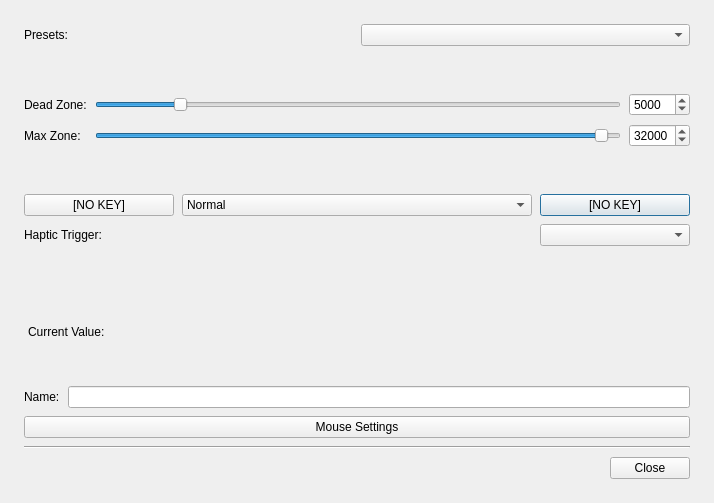
<?xml version="1.0" encoding="UTF-8"?>
<ui version="4.0">
 <class>AxisEditDialog</class>
 <widget class="QDialog" name="AxisEditDialog">
  <property name="geometry">
   <rect>
    <x>0</x>
    <y>0</y>
    <width>682</width>
    <height>503</height>
   </rect>
  </property>
  <property name="sizePolicy">
   <sizepolicy hsizetype="Preferred" vsizetype="Preferred">
    <horstretch>0</horstretch>
    <verstretch>0</verstretch>
   </sizepolicy>
  </property>
  <property name="minimumSize">
   <size>
    <width>0</width>
    <height>0</height>
   </size>
  </property>
  <property name="maximumSize">
   <size>
    <width>16777215</width>
    <height>16777215</height>
   </size>
  </property>
  <property name="windowTitle">
   <string>Axis</string>
  </property>
  <property name="sizeGripEnabled">
   <bool>false</bool>
  </property>
  <property name="modal">
   <bool>true</bool>
  </property>
  <layout class="QVBoxLayout" name="verticalLayout">
   <property name="spacing"><number>8</number></property>
   <property name="leftMargin"><number>24</number></property>
   <property name="topMargin"><number>24</number></property>
   <property name="rightMargin"><number>24</number></property>
   <property name="bottomMargin"><number>24</number></property>
   <item>
    <layout class="QHBoxLayout" name="horizontalLayout_2" stretch="0,0">
     <property name="spacing"><number>8</number></property>
     <property name="leftMargin"><number>0</number></property>
     <property name="topMargin"><number>0</number></property>
     <property name="rightMargin"><number>0</number></property>
     <property name="bottomMargin"><number>0</number></property>
     <item>
      <widget class="QLabel" name="label">
       <property name="lineWidth">
        <number>1</number>
       </property>
       <property name="text">
        <string>Presets:</string>
       </property>
      </widget>
     </item>
     <item>
      <widget class="QComboBox" name="presetsComboBox">
       <property name="mouseTracking">
        <bool>false</bool>
       </property>
       <property name="editable">
        <bool>false</bool>
       </property>
       <property name="maxVisibleItems">
        <number>12</number>
       </property>
       <property name="maxCount">
        <number>12</number>
       </property>
       <item>
        <property name="text">
         <string/>
        </property>
       </item>
       <item>
        <property name="text">
         <string>Mouse (Horizontal)</string>
        </property>
       </item>
       <item>
        <property name="text">
         <string>Mouse (Inverted Horizontal)</string>
        </property>
       </item>
       <item>
        <property name="text">
         <string>Mouse (Vertical)</string>
        </property>
       </item>
       <item>
        <property name="text">
         <string>Mouse (Inverted Vertical)</string>
        </property>
       </item>
       <item>
        <property name="text">
         <string>Arrows: Up | Down</string>
        </property>
       </item>
       <item>
        <property name="text">
         <string>Arrows: Left | Right</string>
        </property>
       </item>
       <item>
        <property name="text">
         <string>Keys: W | S</string>
        </property>
       </item>
       <item>
        <property name="text">
         <string>Keys: A | D</string>
        </property>
       </item>
       <item>
        <property name="text">
         <string>NumPad: KP_8 | KP_2</string>
        </property>
       </item>
       <item>
        <property name="text">
         <string>NumPad: KP_4 | KP_6</string>
        </property>
       </item>
       <item>
        <property name="text">
         <string>None</string>
        </property>
       </item>
      </widget>
     </item>
    </layout>
   </item>
   <item>
    <spacer name="verticalSpacer">
     <property name="orientation">
      <enum>Qt::Vertical</enum>
     </property>
     <property name="sizeType">
      <enum>QSizePolicy::MinimumExpanding</enum>
     </property>
     <property name="sizeHint" stdset="0">
      <size>
       <width>20</width>
       <height>32</height>
      </size>
     </property>
    </spacer>
   </item>
   <item>
    <layout class="QGridLayout" name="gridLayout">
     <property name="spacing"><number>8</number></property>
     <property name="leftMargin"><number>0</number></property>
     <property name="topMargin"><number>0</number></property>
     <property name="rightMargin"><number>0</number></property>
     <property name="bottomMargin"><number>0</number></property>
     <item row="1" column="2">
      <widget class="QSpinBox" name="maxZoneSpinBox">
       <property name="sizePolicy">
        <sizepolicy hsizetype="Minimum" vsizetype="Fixed">
         <horstretch>0</horstretch>
         <verstretch>0</verstretch>
        </sizepolicy>
       </property>
       <property name="minimumSize">
        <size>
         <width>32</width>
         <height>0</height>
        </size>
       </property>
       <property name="toolTip">
        <string>Limit for the axis. Useful for a worn stick.</string>
       </property>
       <property name="minimum">
        <number>1</number>
       </property>
       <property name="maximum">
        <number>32737</number>
       </property>
       <property name="value">
        <number>32000</number>
       </property>
      </widget>
     </item>
     <item row="0" column="0">
      <widget class="QLabel" name="label_3">
       <property name="text">
        <string>Dead Zone:</string>
       </property>
      </widget>
     </item>
     <item row="0" column="1">
      <widget class="QSlider" name="deadZoneSlider">
       <property name="minimumSize">
        <size>
         <width>200</width>
         <height>0</height>
        </size>
       </property>
       <property name="toolTip">
        <string>Set the value of the dead zone for an axis.</string>
       </property>
       <property name="minimum">
        <number>0</number>
       </property>
       <property name="maximum">
        <number>32737</number>
       </property>
       <property name="singleStep">
        <number>100</number>
       </property>
       <property name="pageStep">
        <number>1000</number>
       </property>
       <property name="value">
        <number>5000</number>
       </property>
       <property name="sliderPosition">
        <number>5000</number>
       </property>
       <property name="tracking">
        <bool>true</bool>
       </property>
       <property name="orientation">
        <enum>Qt::Horizontal</enum>
       </property>
       <property name="invertedAppearance">
        <bool>false</bool>
       </property>
       <property name="invertedControls">
        <bool>false</bool>
       </property>
       <property name="tickPosition">
        <enum>QSlider::NoTicks</enum>
       </property>
       <property name="tickInterval">
        <number>1000</number>
       </property>
      </widget>
     </item>
     <item row="0" column="2">
      <widget class="QSpinBox" name="deadZoneSpinBox">
       <property name="sizePolicy">
        <sizepolicy hsizetype="Minimum" vsizetype="Fixed">
         <horstretch>0</horstretch>
         <verstretch>0</verstretch>
        </sizepolicy>
       </property>
       <property name="minimumSize">
        <size>
         <width>32</width>
         <height>0</height>
        </size>
       </property>
       <property name="toolTip">
        <string>Set the value of the dead zone for an axis.</string>
       </property>
       <property name="minimum">
        <number>1</number>
       </property>
       <property name="maximum">
        <number>32737</number>
       </property>
       <property name="value">
        <number>5000</number>
       </property>
      </widget>
     </item>
     <item row="1" column="1">
      <widget class="QSlider" name="maxZoneSlider">
       <property name="toolTip">
        <string>Limit for the axis. Useful for a worn stick.</string>
       </property>
       <property name="minimum">
        <number>0</number>
       </property>
       <property name="maximum">
        <number>32737</number>
       </property>
       <property name="singleStep">
        <number>100</number>
       </property>
       <property name="pageStep">
        <number>1000</number>
       </property>
       <property name="value">
        <number>32000</number>
       </property>
       <property name="orientation">
        <enum>Qt::Horizontal</enum>
       </property>
       <property name="tickPosition">
        <enum>QSlider::NoTicks</enum>
       </property>
       <property name="tickInterval">
        <number>1000</number>
       </property>
      </widget>
     </item>
     <item row="1" column="0">
      <widget class="QLabel" name="label_4">
       <property name="text">
        <string>Max Zone:</string>
       </property>
      </widget>
     </item>
    </layout>
   </item>
   <item>
    <spacer name="verticalSpacer_4">
     <property name="orientation">
      <enum>Qt::Vertical</enum>
     </property>
     <property name="sizeType">
      <enum>QSizePolicy::MinimumExpanding</enum>
     </property>
     <property name="sizeHint" stdset="0">
      <size>
       <width>20</width>
       <height>32</height>
      </size>
     </property>
    </spacer>
   </item>
   <item>
    <layout class="QGridLayout" name="gridLayout_2" columnstretch="1,2,1">
     <property name="spacing"><number>8</number></property>
     <property name="leftMargin"><number>0</number></property>
     <property name="topMargin"><number>0</number></property>
     <property name="rightMargin"><number>0</number></property>
     <property name="bottomMargin"><number>0</number></property>
     <item row="0" column="2">
      <widget class="QPushButton" name="pPushButton">
       <property name="minimumSize">
        <size>
         <width>150</width>
         <height>0</height>
        </size>
       </property>
       <property name="text">
        <string>[NO KEY]</string>
       </property>
      </widget>
     </item>
     <item row="0" column="0">
      <widget class="QPushButton" name="nPushButton">
       <property name="minimumSize">
        <size>
         <width>150</width>
         <height>0</height>
        </size>
       </property>
       <property name="text">
        <string>[NO KEY]</string>
       </property>
      </widget>
     </item>
     <item row="0" column="1">
      <widget class="QComboBox" name="throttleComboBox">
       <property name="sizePolicy">
        <sizepolicy hsizetype="MinimumExpanding" vsizetype="Fixed">
         <horstretch>0</horstretch>
         <verstretch>0</verstretch>
        </sizepolicy>
       </property>
       <property name="minimumSize">
        <size>
         <width>350</width>
         <height>0</height>
        </size>
       </property>
       <property name="toolTip">
        <string>How Pad treats an axis hold or release.</string>
       </property>
       <property name="currentIndex">
        <number>2</number>
       </property>
       <property name="maxVisibleItems">
        <number>5</number>
       </property>
       <property name="maxCount">
        <number>5</number>
       </property>
       <item>
        <property name="text">
         <string>Negative Half Throttle</string>
        </property>
       </item>
       <item>
        <property name="text">
         <string>Negative Throttle</string>
        </property>
       </item>
       <item>
        <property name="text">
         <string>Normal</string>
        </property>
       </item>
       <item>
        <property name="text">
         <string>Positive Throttle</string>
        </property>
       </item>
       <item>
        <property name="text">
         <string>Positive Half Throttle</string>
        </property>
       </item>
      </widget>
     </item>
     <item row="1" column="0">
      <widget class="QLabel" name="hapticTriggerLabel">
       <property name="text">
        <string>Haptic Trigger:</string>
       </property>
      </widget>
     </item>
     <item row="1" column="2">
      <widget class="QComboBox" name="hapticTriggerComboBox"/>
     </item>
    </layout>
   </item>
   <item>
    <spacer name="verticalSpacer_3">
     <property name="orientation">
      <enum>Qt::Vertical</enum>
     </property>
     <property name="sizeType">
      <enum>QSizePolicy::MinimumExpanding</enum>
     </property>
     <property name="sizeHint" stdset="0">
      <size>
       <width>20</width>
       <height>32</height>
      </size>
     </property>
    </spacer>
   </item>
   <item>
    <widget class="AxisValueBox" name="axisstatusBox" native="true">
     <property name="sizePolicy">
      <sizepolicy hsizetype="MinimumExpanding" vsizetype="Fixed">
       <horstretch>0</horstretch>
       <verstretch>0</verstretch>
      </sizepolicy>
     </property>
     <property name="minimumSize">
      <size>
       <width>0</width>
       <height>25</height>
      </size>
     </property>
     <property name="maximumSize">
      <size>
       <width>16777215</width>
       <height>25</height>
      </size>
     </property>
    </widget>
   </item>
   <item>
    <layout class="QHBoxLayout" name="horizontalLayout_7">
     <property name="spacing"><number>8</number></property>
     <property name="leftMargin"><number>0</number></property>
     <property name="topMargin"><number>0</number></property>
     <property name="rightMargin"><number>0</number></property>
     <property name="bottomMargin"><number>0</number></property>
     <item>
      <widget class="QLabel" name="joyValueHeaderLabel">
       <property name="sizePolicy">
        <sizepolicy hsizetype="Fixed" vsizetype="Fixed">
         <horstretch>0</horstretch>
         <verstretch>0</verstretch>
        </sizepolicy>
       </property>
       <property name="text">
        <string>Current Value:</string>
       </property>
       <property name="indent">
        <number>4</number>
       </property>
      </widget>
     </item>
     <item>
      <widget class="QLabel" name="joyValueLabel">
       <property name="sizePolicy">
        <sizepolicy hsizetype="Preferred" vsizetype="Fixed">
         <horstretch>0</horstretch>
         <verstretch>0</verstretch>
        </sizepolicy>
       </property>
       <property name="text">
        <string/>
       </property>
      </widget>
     </item>
    </layout>
   </item>
   <item>
    <spacer name="verticalSpacer_2">
     <property name="orientation">
      <enum>Qt::Vertical</enum>
     </property>
     <property name="sizeType">
      <enum>QSizePolicy::MinimumExpanding</enum>
     </property>
     <property name="sizeHint" stdset="0">
      <size>
       <width>20</width>
       <height>32</height>
      </size>
     </property>
    </spacer>
   </item>
   <item>
    <layout class="QHBoxLayout" name="horizontalLayout">
     <property name="spacing"><number>8</number></property>
     <property name="leftMargin"><number>0</number></property>
     <property name="topMargin"><number>0</number></property>
     <property name="rightMargin"><number>0</number></property>
     <property name="bottomMargin"><number>0</number></property>
     <item>
      <widget class="QLabel" name="axisNameLabel">
       <property name="text">
        <string>Name:</string>
       </property>
       <property name="buddy">
        <cstring>axisNameLineEdit</cstring>
       </property>
      </widget>
     </item>
     <item>
      <widget class="QLineEdit" name="axisNameLineEdit">
       <property name="toolTip">
        <string>Specify the name of an axis.</string>
       </property>
      </widget>
     </item>
    </layout>
   </item>
   <item>
    <widget class="QPushButton" name="mouseSettingsPushButton">
     <property name="text">
      <string>Mouse Settings</string>
     </property>
     <property name="icon">
      <iconset resource="../resources.qrc"><normaloff>:/pad/icons/mouse.svg</normaloff></iconset>
     </property>
    </widget>
   </item>
   <item>
    <widget class="Line" name="line">
     <property name="orientation">
      <enum>Qt::Horizontal</enum>
     </property>
    </widget>
   </item>
   <item>
    <widget class="QDialogButtonBox" name="buttonBox">
     <property name="orientation">
      <enum>Qt::Horizontal</enum>
     </property>
     <property name="standardButtons">
      <set>QDialogButtonBox::Close</set>
     </property>
     <property name="centerButtons">
      <bool>false</bool>
     </property>
    </widget>
   </item>
  </layout>
 </widget>
 <customwidgets>
  <customwidget>
   <class>AxisValueBox</class>
   <extends>QWidget</extends>
   <header>axisvaluebox.h</header>
   <container>1</container>
  </customwidget>
 </customwidgets>
 <resources/>
 <connections>
  <connection>
   <sender>buttonBox</sender>
   <signal>accepted()</signal>
   <receiver>AxisEditDialog</receiver>
   <slot>accept()</slot>
   <hints>
    <hint type="sourcelabel">
     <x>248</x>
     <y>254</y>
    </hint>
    <hint type="destinationlabel">
     <x>157</x>
     <y>274</y>
    </hint>
   </hints>
  </connection>
  <connection>
   <sender>buttonBox</sender>
   <signal>rejected()</signal>
   <receiver>AxisEditDialog</receiver>
   <slot>reject()</slot>
   <hints>
    <hint type="sourcelabel">
     <x>316</x>
     <y>260</y>
    </hint>
    <hint type="destinationlabel">
     <x>286</x>
     <y>274</y>
    </hint>
   </hints>
  </connection>
 </connections>
</ui>
